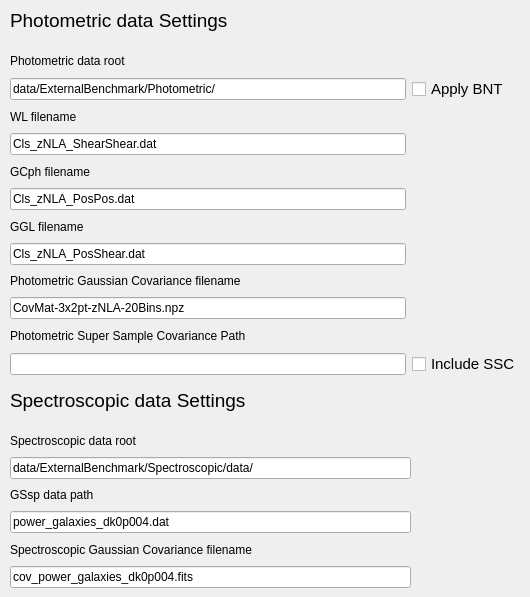
    <widget class="QWidget" name="tab_8">
     <attribute name="title">
      <string>Analysis</string>
     </attribute>
     <widget class="QLabel" name="label_51">
      <property name="geometry">
       <rect>
        <x>10</x>
        <y>10</y>
        <width>294</width>
        <height>21</height>
       </rect>
      </property>
      <property name="font">
       <font>
        <pointsize>14</pointsize>
       </font>
      </property>
      <property name="text">
       <string>Photometric data Settings</string>
      </property>
     </widget>
     <widget class="QLabel" name="label_52">
      <property name="geometry">
       <rect>
        <x>10</x>
        <y>390</y>
        <width>294</width>
        <height>21</height>
       </rect>
      </property>
      <property name="font">
       <font>
        <pointsize>14</pointsize>
       </font>
      </property>
      <property name="text">
       <string>Spectroscopic data Settings</string>
      </property>
     </widget>
     <widget class="QWidget" name="layoutWidget">
      <property name="geometry">
       <rect>
        <x>10</x>
        <y>50</y>
        <width>511</width>
        <height>326</height>
       </rect>
      </property>
      <layout class="QGridLayout" name="gridLayout_3">
       <item row="6" column="0">
        <widget class="QLabel" name="label_46">
         <property name="text">
          <string>GGL filename</string>
         </property>
        </widget>
       </item>
       <item row="11" column="1">
        <widget class="QCheckBox" name="Photo_SSC_include">
         <property name="font">
          <font>
           <pointsize>11</pointsize>
          </font>
         </property>
         <property name="text">
          <string>Include SSC</string>
         </property>
        </widget>
       </item>
       <item row="1" column="0">
        <widget class="QLineEdit" name="Photo_data_root">
         <property name="text">
          <string>data/ExternalBenchmark/Photometric/</string>
         </property>
        </widget>
       </item>
       <item row="4" column="0">
        <widget class="QLabel" name="label_45">
         <property name="text">
          <string>GCph filename</string>
         </property>
        </widget>
       </item>
       <item row="9" column="0">
        <widget class="QLineEdit" name="Photo_gaussian_covariance_filename">
         <property name="text">
          <string>CovMat-3x2pt-zNLA-20Bins.npz</string>
         </property>
        </widget>
       </item>
       <item row="8" column="0">
        <widget class="QLabel" name="label_47">
         <property name="text">
          <string>Photometric Gaussian Covariance filename</string>
         </property>
        </widget>
       </item>
       <item row="11" column="0">
        <widget class="QLineEdit" name="Photo_SSC_filename">
         <property name="text">
          <string/>
         </property>
        </widget>
       </item>
       <item row="7" column="0">
        <widget class="QLineEdit" name="GGL_filename">
         <property name="text">
          <string>Cls_zNLA_PosShear.dat</string>
         </property>
        </widget>
       </item>
       <item row="10" column="0">
        <widget class="QLabel" name="label_48">
         <property name="text">
          <string>Photometric Super Sample Covariance Path</string>
         </property>
        </widget>
       </item>
       <item row="1" column="1">
        <widget class="QCheckBox" name="Photo_apply_BNT">
         <property name="font">
          <font>
           <pointsize>11</pointsize>
          </font>
         </property>
         <property name="text">
          <string>Apply BNT</string>
         </property>
        </widget>
       </item>
       <item row="3" column="0">
        <widget class="QLineEdit" name="WL_filename">
         <property name="text">
          <string>Cls_zNLA_ShearShear.dat</string>
         </property>
        </widget>
       </item>
       <item row="2" column="0">
        <widget class="QLabel" name="label_14">
         <property name="text">
          <string>WL filename</string>
         </property>
        </widget>
       </item>
       <item row="5" column="0">
        <widget class="QLineEdit" name="GCph_filename">
         <property name="text">
          <string>Cls_zNLA_PosPos.dat</string>
         </property>
        </widget>
       </item>
       <item row="0" column="0">
        <widget class="QLabel" name="label_44">
         <property name="text">
          <string>Photometric data root</string>
         </property>
        </widget>
       </item>
      </layout>
     </widget>
     <widget class="QWidget" name="layoutWidget">
      <property name="geometry">
       <rect>
        <x>10</x>
        <y>430</y>
        <width>401</width>
        <height>158</height>
       </rect>
      </property>
      <layout class="QGridLayout" name="gridLayout_4">
       <item row="0" column="0">
        <widget class="QLabel" name="label_50">
         <property name="text">
          <string>Spectroscopic data root</string>
         </property>
        </widget>
       </item>
       <item row="1" column="0">
        <widget class="QLineEdit" name="Spectro_data_root">
         <property name="text">
          <string>data/ExternalBenchmark/Spectroscopic/data/</string>
         </property>
        </widget>
       </item>
       <item row="2" column="0">
        <widget class="QLabel" name="label_29">
         <property name="text">
          <string>GSsp data path</string>
         </property>
        </widget>
       </item>
       <item row="3" column="0">
        <widget class="QLineEdit" name="GCsp_filename">
         <property name="text">
          <string>power_galaxies_dk0p004.dat</string>
         </property>
        </widget>
       </item>
       <item row="4" column="0">
        <widget class="QLabel" name="label_49">
         <property name="text">
          <string>Spectroscopic Gaussian Covariance filename</string>
         </property>
        </widget>
       </item>
       <item row="5" column="0">
        <widget class="QLineEdit" name="GCsp_covariance_filename">
         <property name="text">
          <string>cov_power_galaxies_dk0p004.fits</string>
         </property>
        </widget>
       </item>
      </layout>
     </widget>
    </widget>
